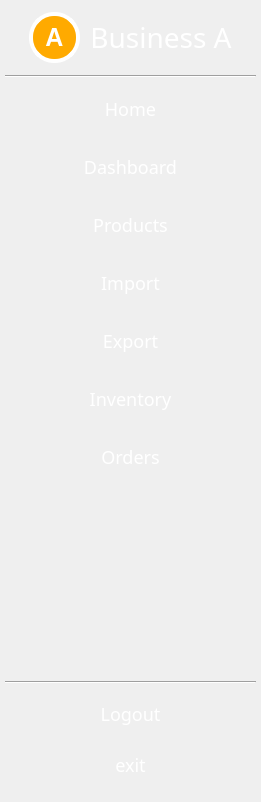
        <widget class="QWidget" name="widget" native="true">
         <property name="minimumSize">
          <size>
           <width>261</width>
           <height>661</height>
          </size>
         </property>
         <property name="maximumSize">
          <size>
           <width>261</width>
           <height>16777215</height>
          </size>
         </property>
         <property name="styleSheet">
          <string notr="true">
*{
font-family: &quot;Segoe UI Black&quot;;
}
QWidget#widget{
	margin-top:5px;
	margin-bottom:8px;
	background-color:rgb(0, 126, 255);
	border-top-right-radius:20%;
	border-bottom-right-radius:20%;
}</string>
         </property>
         <layout class="QGridLayout" name="gridLayout">
          <property name="leftMargin">
           <number>0</number>
          </property>
          <property name="topMargin">
           <number>12</number>
          </property>
          <property name="rightMargin">
           <number>0</number>
          </property>
          <property name="bottomMargin">
           <number>16</number>
          </property>
          <property name="spacing">
           <number>0</number>
          </property>
          <item row="0" column="0">
           <widget class="QWidget" name="widget_6" native="true">
            <property name="minimumSize">
             <size>
              <width>251</width>
              <height>633</height>
             </size>
            </property>
            <property name="maximumSize">
             <size>
              <width>251</width>
              <height>16777215</height>
             </size>
            </property>
            <property name="styleSheet">
             <string notr="true"/>
            </property>
            <layout class="QVBoxLayout" name="verticalLayout_2">
             <property name="spacing">
              <number>0</number>
             </property>
             <property name="leftMargin">
              <number>0</number>
             </property>
             <property name="topMargin">
              <number>0</number>
             </property>
             <property name="rightMargin">
              <number>0</number>
             </property>
             <property name="bottomMargin">
              <number>0</number>
             </property>
             <item>
              <widget class="QWidget" name="widget_4" native="true">
               <property name="minimumSize">
                <size>
                 <width>201</width>
                 <height>51</height>
                </size>
               </property>
               <property name="maximumSize">
                <size>
                 <width>16777215</width>
                 <height>61</height>
                </size>
               </property>
               <property name="toolTip">
                <string>&lt;html&gt;&lt;head/&gt;&lt;body&gt;&lt;p&gt;&lt;span style=&quot; font-size:10pt; font-weight:600;&quot;&gt;profile setting&lt;/span&gt;&lt;/p&gt;&lt;/body&gt;&lt;/html&gt;</string>
               </property>
               <property name="styleSheet">
                <string notr="true">QWidget{
background-color:none;
border:none;
font-size:18px;
color:white;
border-radius:15%;
}
QWidget:hover {
    background-color:rgb(0, 106, 255)
}</string>
               </property>
               <layout class="QHBoxLayout" name="horizontalLayout">
                <property name="spacing">
                 <number>0</number>
                </property>
                <property name="leftMargin">
                 <number>0</number>
                </property>
                <property name="topMargin">
                 <number>0</number>
                </property>
                <property name="rightMargin">
                 <number>0</number>
                </property>
                <property name="bottomMargin">
                 <number>0</number>
                </property>
                <item>
                 <spacer name="horizontalSpacer">
                  <property name="orientation">
                   <enum>Qt::Horizontal</enum>
                  </property>
                  <property name="sizeHint" stdset="0">
                   <size>
                    <width>40</width>
                    <height>20</height>
                   </size>
                  </property>
                 </spacer>
                </item>
                <item>
                 <widget class="QPushButton" name="btn_profile">
                  <property name="minimumSize">
                   <size>
                    <width>51</width>
                    <height>51</height>
                   </size>
                  </property>
                  <property name="styleSheet">
                   <string notr="true">background-color:rgb(255, 170, 0);
border:4px solid white;
border-radius:25%;
color:white;
font-size:25px;
font-weight:bold;</string>
                  </property>
                  <property name="text">
                   <string>A</string>
                  </property>
                 </widget>
                </item>
                <item>
                 <spacer name="horizontalSpacer_3">
                  <property name="orientation">
                   <enum>Qt::Horizontal</enum>
                  </property>
                  <property name="sizeType">
                   <enum>QSizePolicy::Maximum</enum>
                  </property>
                  <property name="sizeHint" stdset="0">
                   <size>
                    <width>26</width>
                    <height>20</height>
                   </size>
                  </property>
                 </spacer>
                </item>
                <item>
                 <widget class="QPushButton" name="profile_text">
                  <property name="minimumSize">
                   <size>
                    <width>0</width>
                    <height>31</height>
                   </size>
                  </property>
                  <property name="font">
                   <font>
                    <family>Segoe UI Black</family>
                    <pointsize>-1</pointsize>
                   </font>
                  </property>
                  <property name="layoutDirection">
                   <enum>Qt::RightToLeft</enum>
                  </property>
                  <property name="styleSheet">
                   <string notr="true">background-color:none;
border:none;
font-size:28px;
color:white</string>
                  </property>
                  <property name="text">
                   <string>Business A</string>
                  </property>
                  <property name="checkable">
                   <bool>false</bool>
                  </property>
                 </widget>
                </item>
                <item>
                 <spacer name="horizontalSpacer_2">
                  <property name="orientation">
                   <enum>Qt::Horizontal</enum>
                  </property>
                  <property name="sizeHint" stdset="0">
                   <size>
                    <width>40</width>
                    <height>20</height>
                   </size>
                  </property>
                 </spacer>
                </item>
               </layout>
              </widget>
             </item>
             <item>
              <spacer name="verticalSpacer_8">
               <property name="orientation">
                <enum>Qt::Vertical</enum>
               </property>
               <property name="sizeType">
                <enum>QSizePolicy::Fixed</enum>
               </property>
               <property name="sizeHint" stdset="0">
                <size>
                 <width>20</width>
                 <height>12</height>
                </size>
               </property>
              </spacer>
             </item>
             <item>
              <widget class="Line" name="line_2">
               <property name="minimumSize">
                <size>
                 <width>0</width>
                 <height>3</height>
                </size>
               </property>
               <property name="orientation">
                <enum>Qt::Horizontal</enum>
               </property>
              </widget>
             </item>
             <item>
              <spacer name="verticalSpacer_7">
               <property name="orientation">
                <enum>Qt::Vertical</enum>
               </property>
               <property name="sizeType">
                <enum>QSizePolicy::Fixed</enum>
               </property>
               <property name="sizeHint" stdset="0">
                <size>
                 <width>20</width>
                 <height>7</height>
                </size>
               </property>
              </spacer>
             </item>
             <item>
              <widget class="QPushButton" name="Home">
               <property name="minimumSize">
                <size>
                 <width>0</width>
                 <height>48</height>
                </size>
               </property>
               <property name="font">
                <font>
                 <family>Segoe UI Black</family>
                 <pointsize>-1</pointsize>
                </font>
               </property>
               <property name="layoutDirection">
                <enum>Qt::LeftToRight</enum>
               </property>
               <property name="styleSheet">
                <string notr="true">QPushButton{
background-color:none;
border:none;
font-size:18px;
color:white;
border-radius:14%;
}
QPushButton:hover {
    background-color:rgb(0, 106, 255)
}
</string>
               </property>
               <property name="text">
                <string>Home</string>
               </property>
               <property name="icon">
                <iconset>
                 <normaloff>src/white_home.png</normaloff>src/white_home.png</iconset>
               </property>
               <property name="iconSize">
                <size>
                 <width>24</width>
                 <height>24</height>
                </size>
               </property>
               <property name="checkable">
                <bool>false</bool>
               </property>
              </widget>
             </item>
             <item>
              <spacer name="verticalSpacer_3">
               <property name="orientation">
                <enum>Qt::Vertical</enum>
               </property>
               <property name="sizeType">
                <enum>QSizePolicy::Fixed</enum>
               </property>
               <property name="sizeHint" stdset="0">
                <size>
                 <width>20</width>
                 <height>10</height>
                </size>
               </property>
              </spacer>
             </item>
             <item>
              <widget class="QPushButton" name="Dashboard">
               <property name="minimumSize">
                <size>
                 <width>0</width>
                 <height>48</height>
                </size>
               </property>
               <property name="font">
                <font>
                 <family>Segoe UI Black</family>
                 <pointsize>-1</pointsize>
                </font>
               </property>
               <property name="layoutDirection">
                <enum>Qt::LeftToRight</enum>
               </property>
               <property name="styleSheet">
                <string notr="true">QPushButton{
background-color:none;
border:none;
font-size:18px;
color:white;
border-radius:14%;
}
QPushButton:hover {
    background-color:rgb(0, 106, 255)
}
</string>
               </property>
               <property name="text">
                <string>Dashboard</string>
               </property>
               <property name="icon">
                <iconset>
                 <normaloff>src/white_dashboard.png</normaloff>src/white_dashboard.png</iconset>
               </property>
               <property name="iconSize">
                <size>
                 <width>20</width>
                 <height>20</height>
                </size>
               </property>
               <property name="checkable">
                <bool>false</bool>
               </property>
              </widget>
             </item>
             <item>
              <spacer name="verticalSpacer_4">
               <property name="orientation">
                <enum>Qt::Vertical</enum>
               </property>
               <property name="sizeType">
                <enum>QSizePolicy::Fixed</enum>
               </property>
               <property name="sizeHint" stdset="0">
                <size>
                 <width>20</width>
                 <height>10</height>
                </size>
               </property>
              </spacer>
             </item>
             <item>
              <widget class="QPushButton" name="Products">
               <property name="minimumSize">
                <size>
                 <width>0</width>
                 <height>48</height>
                </size>
               </property>
               <property name="font">
                <font>
                 <family>Segoe UI Black</family>
                 <pointsize>-1</pointsize>
                </font>
               </property>
               <property name="layoutDirection">
                <enum>Qt::LeftToRight</enum>
               </property>
               <property name="styleSheet">
                <string notr="true">QPushButton{
background-color:none;
border:none;
font-size:18px;
color:white;
border-radius:14%;
}
QPushButton:hover {
    background-color:rgb(0, 106, 255)
}
</string>
               </property>
               <property name="text">
                <string>Products</string>
               </property>
               <property name="icon">
                <iconset>
                 <normaloff>src/goods (1).png</normaloff>src/goods (1).png</iconset>
               </property>
               <property name="iconSize">
                <size>
                 <width>29</width>
                 <height>29</height>
                </size>
               </property>
               <property name="checkable">
                <bool>false</bool>
               </property>
              </widget>
             </item>
             <item>
              <spacer name="verticalSpacer_5">
               <property name="orientation">
                <enum>Qt::Vertical</enum>
               </property>
               <property name="sizeType">
                <enum>QSizePolicy::Fixed</enum>
               </property>
               <property name="sizeHint" stdset="0">
                <size>
                 <width>20</width>
                 <height>10</height>
                </size>
               </property>
              </spacer>
             </item>
             <item>
              <widget class="QPushButton" name="Import">
               <property name="minimumSize">
                <size>
                 <width>0</width>
                 <height>48</height>
                </size>
               </property>
               <property name="font">
                <font>
                 <family>Segoe UI Black</family>
                 <pointsize>-1</pointsize>
                </font>
               </property>
               <property name="layoutDirection">
                <enum>Qt::LeftToRight</enum>
               </property>
               <property name="styleSheet">
                <string notr="true">QPushButton{
background-color:none;
border:none;
font-size:18px;
color:white;
border-radius:14%;
}
QPushButton:hover {
    background-color:rgb(0, 106, 255)
}
</string>
               </property>
               <property name="text">
                <string>Import</string>
               </property>
               <property name="icon">
                <iconset>
                 <normaloff>src/import (1) (1).png</normaloff>src/import (1) (1).png</iconset>
               </property>
               <property name="iconSize">
                <size>
                 <width>30</width>
                 <height>30</height>
                </size>
               </property>
               <property name="checkable">
                <bool>false</bool>
               </property>
              </widget>
             </item>
             <item>
              <spacer name="verticalSpacer_6">
               <property name="orientation">
                <enum>Qt::Vertical</enum>
               </property>
               <property name="sizeType">
                <enum>QSizePolicy::Fixed</enum>
               </property>
               <property name="sizeHint" stdset="0">
                <size>
                 <width>20</width>
                 <height>10</height>
                </size>
               </property>
              </spacer>
             </item>
             <item>
              <widget class="QPushButton" name="Export">
               <property name="minimumSize">
                <size>
                 <width>0</width>
                 <height>48</height>
                </size>
               </property>
               <property name="font">
                <font>
                 <family>Segoe UI Black</family>
                 <pointsize>-1</pointsize>
                </font>
               </property>
               <property name="layoutDirection">
                <enum>Qt::LeftToRight</enum>
               </property>
               <property name="styleSheet">
                <string notr="true">QPushButton{
background-color:none;
border:none;
font-size:18px;
color:white;
border-radius:14%;
}
QPushButton:hover {
    background-color:rgb(0, 106, 255)
}
</string>
               </property>
               <property name="text">
                <string>Export</string>
               </property>
               <property name="icon">
                <iconset>
                 <normaloff>src/export (1).png</normaloff>src/export (1).png</iconset>
               </property>
               <property name="iconSize">
                <size>
                 <width>30</width>
                 <height>30</height>
                </size>
               </property>
               <property name="checkable">
                <bool>false</bool>
               </property>
              </widget>
             </item>
             <item>
              <spacer name="verticalSpacer_9">
               <property name="orientation">
                <enum>Qt::Vertical</enum>
               </property>
               <property name="sizeType">
                <enum>QSizePolicy::Fixed</enum>
               </property>
               <property name="sizeHint" stdset="0">
                <size>
                 <width>20</width>
                 <height>10</height>
                </size>
               </property>
              </spacer>
             </item>
             <item>
              <widget class="QPushButton" name="Inventory">
               <property name="minimumSize">
                <size>
                 <width>0</width>
                 <height>48</height>
                </size>
               </property>
               <property name="font">
                <font>
                 <family>Segoe UI Black</family>
                 <pointsize>-1</pointsize>
                </font>
               </property>
               <property name="layoutDirection">
                <enum>Qt::LeftToRight</enum>
               </property>
               <property name="styleSheet">
                <string notr="true">QPushButton{
background-color:none;
border:none;
font-size:18px;
color:white;
border-radius:14%;
}
QPushButton:hover {
    background-color:rgb(0, 106, 255)
}
</string>
               </property>
               <property name="text">
                <string>Inventory</string>
               </property>
               <property name="icon">
                <iconset>
                 <normaloff>src/shipping (1).png</normaloff>src/shipping (1).png</iconset>
               </property>
               <property name="iconSize">
                <size>
                 <width>30</width>
                 <height>30</height>
                </size>
               </property>
               <property name="checkable">
                <bool>false</bool>
               </property>
              </widget>
             </item>
             <item>
              <spacer name="verticalSpacer_10">
               <property name="orientation">
                <enum>Qt::Vertical</enum>
               </property>
               <property name="sizeType">
                <enum>QSizePolicy::Fixed</enum>
               </property>
               <property name="sizeHint" stdset="0">
                <size>
                 <width>20</width>
                 <height>10</height>
                </size>
               </property>
              </spacer>
             </item>
             <item>
              <widget class="QPushButton" name="Orders">
               <property name="minimumSize">
                <size>
                 <width>0</width>
                 <height>48</height>
                </size>
               </property>
               <property name="font">
                <font>
                 <family>Segoe UI Black</family>
                 <pointsize>-1</pointsize>
                </font>
               </property>
               <property name="layoutDirection">
                <enum>Qt::LeftToRight</enum>
               </property>
               <property name="styleSheet">
                <string notr="true">QPushButton{
background-color:none;
border:none;
font-size:18px;
color:white;
border-radius:14%;
}
QPushButton:hover {
    background-color:rgb(0, 106, 255)
}
</string>
               </property>
               <property name="text">
                <string>Orders</string>
               </property>
               <property name="icon">
                <iconset>
                 <normaloff>src/checkout (1).png</normaloff>src/checkout (1).png</iconset>
               </property>
               <property name="iconSize">
                <size>
                 <width>35</width>
                 <height>35</height>
                </size>
               </property>
               <property name="checkable">
                <bool>false</bool>
               </property>
              </widget>
             </item>
             <item>
              <spacer name="verticalSpacer">
               <property name="orientation">
                <enum>Qt::Vertical</enum>
               </property>
               <property name="sizeType">
                <enum>QSizePolicy::Fixed</enum>
               </property>
               <property name="sizeHint" stdset="0">
                <size>
                 <width>20</width>
                 <height>200</height>
                </size>
               </property>
              </spacer>
             </item>
             <item>
              <widget class="Line" name="line">
               <property name="minimumSize">
                <size>
                 <width>0</width>
                 <height>3</height>
                </size>
               </property>
               <property name="orientation">
                <enum>Qt::Horizontal</enum>
               </property>
              </widget>
             </item>
             <item>
              <spacer name="verticalSpacer_2">
               <property name="orientation">
                <enum>Qt::Vertical</enum>
               </property>
               <property name="sizeType">
                <enum>QSizePolicy::Fixed</enum>
               </property>
               <property name="sizeHint" stdset="0">
                <size>
                 <width>20</width>
                 <height>8</height>
                </size>
               </property>
              </spacer>
             </item>
             <item>
              <widget class="QPushButton" name="logout">
               <property name="minimumSize">
                <size>
                 <width>251</width>
                 <height>43</height>
                </size>
               </property>
               <property name="font">
                <font>
                 <family>Segoe UI Black</family>
                 <pointsize>-1</pointsize>
                </font>
               </property>
               <property name="layoutDirection">
                <enum>Qt::RightToLeft</enum>
               </property>
               <property name="styleSheet">
                <string notr="true">QPushButton{
background-color:none;
border:none;
font-size:18px;
color:white;
padding-right:80%;
padding-left:80%
}
QPushButton:hover {
	border-radius:14%;
    background-color:rgb(0, 106, 255)
}</string>
               </property>
               <property name="text">
                <string>Logout</string>
               </property>
               <property name="icon">
                <iconset>
                 <normaloff>src/logout (1).png</normaloff>src/logout (1).png</iconset>
               </property>
               <property name="checkable">
                <bool>false</bool>
               </property>
              </widget>
             </item>
             <item>
              <spacer name="verticalSpacer_11">
               <property name="orientation">
                <enum>Qt::Vertical</enum>
               </property>
               <property name="sizeType">
                <enum>QSizePolicy::Fixed</enum>
               </property>
               <property name="sizeHint" stdset="0">
                <size>
                 <width>20</width>
                 <height>8</height>
                </size>
               </property>
              </spacer>
             </item>
             <item>
              <widget class="QPushButton" name="exit">
               <property name="minimumSize">
                <size>
                 <width>251</width>
                 <height>43</height>
                </size>
               </property>
               <property name="font">
                <font>
                 <family>Segoe UI Black</family>
                 <pointsize>-1</pointsize>
                </font>
               </property>
               <property name="layoutDirection">
                <enum>Qt::RightToLeft</enum>
               </property>
               <property name="styleSheet">
                <string notr="true">QPushButton{
background-color:none;
border:none;
font-size:18px;
color:white;
padding-right:98%;
padding-left:98%
}
QPushButton:hover {
	border-radius:14%;
    background-color:rgb(0, 106, 255)
}
</string>
               </property>
               <property name="text">
                <string>exit</string>
               </property>
               <property name="icon">
                <iconset>
                 <normaloff>src/logout (1).png</normaloff>src/logout (1).png</iconset>
               </property>
               <property name="checkable">
                <bool>false</bool>
               </property>
              </widget>
             </item>
            </layout>
           </widget>
          </item>
         </layout>
        </widget>
